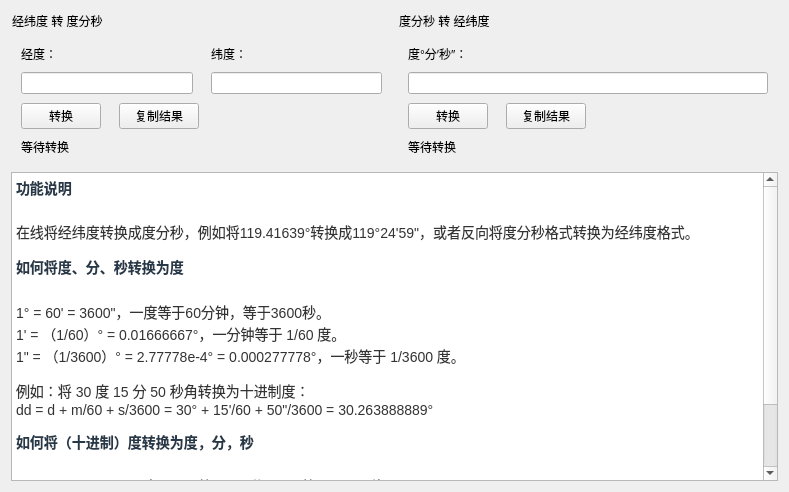
<?xml version="1.0" encoding="UTF-8"?>
<ui version="4.0">
 <class>WidgetFormatPos</class>
 <widget class="QWidget" name="WidgetFormatPos">
  <property name="geometry">
   <rect>
    <x>0</x>
    <y>0</y>
    <width>789</width>
    <height>492</height>
   </rect>
  </property>
  <property name="windowTitle">
   <string>Form</string>
  </property>
  <layout class="QGridLayout" name="gridLayout_5">
   <item row="0" column="0">
    <widget class="QWidget" name="widgetFormatPosA" native="true">
     <layout class="QGridLayout" name="gridLayout_3">
      <property name="leftMargin">
       <number>1</number>
      </property>
      <property name="topMargin">
       <number>1</number>
      </property>
      <property name="rightMargin">
       <number>1</number>
      </property>
      <property name="bottomMargin">
       <number>1</number>
      </property>
      <property name="spacing">
       <number>6</number>
      </property>
      <item row="0" column="0">
       <widget class="QLabel" name="lbFormatPosTitleA">
        <property name="text">
         <string>经纬度 转 度分秒</string>
        </property>
       </widget>
      </item>
      <item row="1" column="0">
       <layout class="QGridLayout" name="gridLayout">
        <property name="leftMargin">
         <number>9</number>
        </property>
        <property name="topMargin">
         <number>9</number>
        </property>
        <property name="rightMargin">
         <number>9</number>
        </property>
        <property name="bottomMargin">
         <number>9</number>
        </property>
        <property name="horizontalSpacing">
         <number>18</number>
        </property>
        <property name="verticalSpacing">
         <number>9</number>
        </property>
        <item row="0" column="0">
         <layout class="QVBoxLayout" name="verticalLayout">
          <property name="spacing">
           <number>9</number>
          </property>
          <item>
           <widget class="QLabel" name="label_2">
            <property name="text">
             <string>经度：</string>
            </property>
            <property name="title_b2" stdset="0">
             <bool>false</bool>
            </property>
           </widget>
          </item>
          <item>
           <widget class="QLineEdit" name="tbLongitude">
            <property name="focusPolicy">
             <enum>Qt::FocusPolicy::ClickFocus</enum>
            </property>
            <property name="contextMenuPolicy">
             <enum>Qt::ContextMenuPolicy::NoContextMenu</enum>
            </property>
           </widget>
          </item>
         </layout>
        </item>
        <item row="0" column="1">
         <layout class="QVBoxLayout" name="verticalLayout_2">
          <property name="spacing">
           <number>9</number>
          </property>
          <item>
           <widget class="QLabel" name="label_3">
            <property name="text">
             <string>纬度：</string>
            </property>
            <property name="title_b2" stdset="0">
             <bool>false</bool>
            </property>
           </widget>
          </item>
          <item>
           <widget class="QLineEdit" name="tbLatitude">
            <property name="focusPolicy">
             <enum>Qt::FocusPolicy::ClickFocus</enum>
            </property>
            <property name="contextMenuPolicy">
             <enum>Qt::ContextMenuPolicy::NoContextMenu</enum>
            </property>
           </widget>
          </item>
         </layout>
        </item>
        <item row="1" column="0" colspan="2">
         <layout class="QHBoxLayout" name="horizontalLayout">
          <property name="spacing">
           <number>18</number>
          </property>
          <item>
           <widget class="QPushButton" name="btnFormat2dms">
            <property name="focusPolicy">
             <enum>Qt::FocusPolicy::ClickFocus</enum>
            </property>
            <property name="text">
             <string>转换</string>
            </property>
            <property name="Ok" stdset="0">
             <bool>true</bool>
            </property>
           </widget>
          </item>
          <item>
           <widget class="QPushButton" name="btnCopyPos">
            <property name="focusPolicy">
             <enum>Qt::FocusPolicy::ClickFocus</enum>
            </property>
            <property name="text">
             <string>复制结果</string>
            </property>
            <property name="Cancel" stdset="0">
             <bool>true</bool>
            </property>
           </widget>
          </item>
          <item>
           <spacer name="horizontalSpacer">
            <property name="orientation">
             <enum>Qt::Orientation::Horizontal</enum>
            </property>
            <property name="sizeHint" stdset="0">
             <size>
              <width>40</width>
              <height>20</height>
             </size>
            </property>
           </spacer>
          </item>
         </layout>
        </item>
        <item row="2" column="0" colspan="2">
         <widget class="QLabel" name="lbFormatPosResultA">
          <property name="text">
           <string>等待转换</string>
          </property>
         </widget>
        </item>
       </layout>
      </item>
     </layout>
    </widget>
   </item>
   <item row="0" column="1">
    <widget class="QWidget" name="widgetFormatPosB" native="true">
     <layout class="QGridLayout" name="gridLayout_4">
      <property name="leftMargin">
       <number>1</number>
      </property>
      <property name="topMargin">
       <number>1</number>
      </property>
      <property name="rightMargin">
       <number>1</number>
      </property>
      <property name="bottomMargin">
       <number>1</number>
      </property>
      <property name="horizontalSpacing">
       <number>6</number>
      </property>
      <item row="0" column="0">
       <widget class="QLabel" name="lbFormatPosTitleB">
        <property name="text">
         <string>度分秒 转 经纬度</string>
        </property>
       </widget>
      </item>
      <item row="1" column="0">
       <layout class="QGridLayout" name="gridLayout_2">
        <property name="leftMargin">
         <number>9</number>
        </property>
        <property name="topMargin">
         <number>9</number>
        </property>
        <property name="rightMargin">
         <number>9</number>
        </property>
        <property name="bottomMargin">
         <number>9</number>
        </property>
        <property name="spacing">
         <number>9</number>
        </property>
        <item row="0" column="0">
         <layout class="QVBoxLayout" name="verticalLayout_3">
          <item>
           <widget class="QLabel" name="label_6">
            <property name="text">
             <string>度°分′秒″：</string>
            </property>
            <property name="title_b2" stdset="0">
             <bool>false</bool>
            </property>
           </widget>
          </item>
          <item>
           <widget class="QLineEdit" name="tbdms">
            <property name="focusPolicy">
             <enum>Qt::FocusPolicy::ClickFocus</enum>
            </property>
            <property name="contextMenuPolicy">
             <enum>Qt::ContextMenuPolicy::NoContextMenu</enum>
            </property>
            <property name="text">
             <string/>
            </property>
           </widget>
          </item>
         </layout>
        </item>
        <item row="1" column="0">
         <layout class="QHBoxLayout" name="horizontalLayout_2">
          <property name="spacing">
           <number>18</number>
          </property>
          <item>
           <widget class="QPushButton" name="btnformat2pos">
            <property name="focusPolicy">
             <enum>Qt::FocusPolicy::ClickFocus</enum>
            </property>
            <property name="text">
             <string>转换</string>
            </property>
            <property name="Ok" stdset="0">
             <bool>true</bool>
            </property>
           </widget>
          </item>
          <item>
           <widget class="QPushButton" name="btnCopyDms">
            <property name="focusPolicy">
             <enum>Qt::FocusPolicy::ClickFocus</enum>
            </property>
            <property name="text">
             <string>复制结果</string>
            </property>
            <property name="Cancel" stdset="0">
             <bool>true</bool>
            </property>
           </widget>
          </item>
          <item>
           <spacer name="horizontalSpacer_2">
            <property name="orientation">
             <enum>Qt::Orientation::Horizontal</enum>
            </property>
            <property name="sizeHint" stdset="0">
             <size>
              <width>40</width>
              <height>20</height>
             </size>
            </property>
           </spacer>
          </item>
         </layout>
        </item>
        <item row="2" column="0">
         <widget class="QLabel" name="lbFormatPosResultB">
          <property name="text">
           <string>等待转换</string>
          </property>
         </widget>
        </item>
       </layout>
      </item>
     </layout>
    </widget>
   </item>
   <item row="1" column="0" colspan="2">
    <widget class="QTextBrowser" name="textBrowser">
     <property name="focusPolicy">
      <enum>Qt::FocusPolicy::ClickFocus</enum>
     </property>
     <property name="contextMenuPolicy">
      <enum>Qt::ContextMenuPolicy::NoContextMenu</enum>
     </property>
     <property name="html">
      <string>&lt;!DOCTYPE HTML PUBLIC &quot;-//W3C//DTD HTML 4.0//EN&quot; &quot;http://www.w3.org/TR/REC-html40/strict.dtd&quot;&gt;
&lt;html&gt;&lt;head&gt;&lt;meta name=&quot;qrichtext&quot; content=&quot;1&quot; /&gt;&lt;meta charset=&quot;utf-8&quot; /&gt;&lt;style type=&quot;text/css&quot;&gt;
p, li { white-space: pre-wrap; }
hr { height: 1px; border-width: 0; }
li.unchecked::marker { content: &quot;\2610&quot;; }
li.checked::marker { content: &quot;\2612&quot;; }
&lt;/style&gt;&lt;/head&gt;&lt;body style=&quot; font-family:'Microsoft YaHei UI'; font-size:9pt; font-weight:400; font-style:normal;&quot;&gt;
&lt;h3 style=&quot; margin-top:0px; margin-bottom:0px; margin-left:0px; margin-right:0px; -qt-block-indent:0; text-indent:0px; line-height:143%;&quot;&gt;&lt;span style=&quot; font-family:'Helvetica Neue','Helvetica','Arial','PingFang SC','Hiragino Sans GB','Microsoft YaHei','WenQuanYi Micro Hei','sans-serif','monospace'; font-size:large; font-weight:700; color:#273849;&quot;&gt;功能说明&lt;/span&gt;&lt;/h3&gt;
&lt;p style=&quot; margin-top:13px; margin-bottom:13px; margin-left:0px; margin-right:0px; -qt-block-indent:0; text-indent:0px;&quot;&gt;&lt;span style=&quot; font-family:'Helvetica Neue','Helvetica','Arial','PingFang SC','Hiragino Sans GB','Microsoft YaHei','WenQuanYi Micro Hei','sans-serif','monospace'; font-size:14px; color:#333333;&quot;&gt;在线将经纬度转换成度分秒，例如将119.41639°转换成119°24'59&amp;quot;，或者反向将度分秒格式转换为经纬度格式。&lt;/span&gt;&lt;/p&gt;
&lt;h3 style=&quot; margin-top:0px; margin-bottom:0px; margin-left:0px; margin-right:0px; -qt-block-indent:0; text-indent:0px; line-height:143%;&quot;&gt;&lt;span style=&quot; font-family:'Helvetica Neue','Helvetica','Arial','PingFang SC','Hiragino Sans GB','Microsoft YaHei','WenQuanYi Micro Hei','sans-serif','monospace'; font-size:large; font-weight:700; color:#273849;&quot;&gt;如何将度、分、秒转换为度&lt;/span&gt;&lt;/h3&gt;
&lt;p style=&quot; margin-top:13px; margin-bottom:0px; margin-left:0px; margin-right:0px; -qt-block-indent:0; text-indent:0px;&quot;&gt;&lt;span style=&quot; font-family:'Helvetica Neue','Helvetica','Arial','PingFang SC','Hiragino Sans GB','Microsoft YaHei','WenQuanYi Micro Hei','sans-serif','monospace'; font-size:14px; color:#333333;&quot;&gt;1° = 60' = 3600&amp;quot;，一度等于60分钟，等于3600秒。&lt;/span&gt;&lt;/p&gt;
&lt;p style=&quot; margin-top:0px; margin-bottom:0px; margin-left:0px; margin-right:0px; -qt-block-indent:0; text-indent:0px;&quot;&gt;&lt;span style=&quot; font-family:'Helvetica Neue','Helvetica','Arial','PingFang SC','Hiragino Sans GB','Microsoft YaHei','WenQuanYi Micro Hei','sans-serif','monospace'; font-size:14px; color:#333333;&quot;&gt;1' = （1/60）° = 0.01666667°，一分钟等于 1/60 度。&lt;/span&gt;&lt;/p&gt;
&lt;p style=&quot; margin-top:0px; margin-bottom:13px; margin-left:0px; margin-right:0px; -qt-block-indent:0; text-indent:0px;&quot;&gt;&lt;span style=&quot; font-family:'Helvetica Neue','Helvetica','Arial','PingFang SC','Hiragino Sans GB','Microsoft YaHei','WenQuanYi Micro Hei','sans-serif','monospace'; font-size:14px; color:#333333;&quot;&gt;1&amp;quot; = （1/3600）° = 2.77778e-4° = 0.000277778°，一秒等于 1/3600 度。&lt;/span&gt;&lt;/p&gt;
&lt;p style=&quot; margin-top:13px; margin-bottom:0px; margin-left:0px; margin-right:0px; -qt-block-indent:0; text-indent:0px;&quot;&gt;&lt;span style=&quot; font-family:'Helvetica Neue','Helvetica','Arial','PingFang SC','Hiragino Sans GB','Microsoft YaHei','WenQuanYi Micro Hei','sans-serif','monospace'; font-size:14px; color:#333333;&quot;&gt;例如：将 30 度 15 分 50 秒角转换为十进制度：&lt;/span&gt;&lt;/p&gt;
&lt;p style=&quot; margin-top:0px; margin-bottom:13px; margin-left:0px; margin-right:0px; -qt-block-indent:0; text-indent:0px;&quot;&gt;&lt;span style=&quot; font-family:'Helvetica Neue','Helvetica','Arial','PingFang SC','Hiragino Sans GB','Microsoft YaHei','WenQuanYi Micro Hei','sans-serif','monospace'; font-size:14px; color:#333333;&quot;&gt;dd = d + m/60 + s/3600 = 30° + 15'/60 + 50&amp;quot;/3600 = 30.263888889°&lt;/span&gt;&lt;/p&gt;
&lt;h3 style=&quot; margin-top:0px; margin-bottom:0px; margin-left:0px; margin-right:0px; -qt-block-indent:0; text-indent:0px; line-height:143%;&quot;&gt;&lt;span style=&quot; font-family:'Helvetica Neue','Helvetica','Arial','PingFang SC','Hiragino Sans GB','Microsoft YaHei','WenQuanYi Micro Hei','sans-serif','monospace'; font-size:large; font-weight:700; color:#273849;&quot;&gt;如何将（十进制）度转换为度，分，秒&lt;/span&gt;&lt;/h3&gt;
&lt;p style=&quot; margin-top:13px; margin-bottom:0px; margin-left:0px; margin-right:0px; -qt-block-indent:0; text-indent:0px;&quot;&gt;&lt;span style=&quot; font-family:'Helvetica Neue','Helvetica','Arial','PingFang SC','Hiragino Sans GB','Microsoft YaHei','WenQuanYi Micro Hei','sans-serif','monospace'; font-size:14px; color:#333333;&quot;&gt;1° = 60' = 3600&amp;quot;，一度 （°） 等于 60 分 （'） 等于 3600 秒 （&amp;quot;）。&lt;/span&gt;&lt;/p&gt;
&lt;p style=&quot; margin-top:0px; margin-bottom:0px; margin-left:0px; margin-right:0px; -qt-block-indent:0; text-indent:0px;&quot;&gt;&lt;span style=&quot; font-family:'Helvetica Neue','Helvetica','Arial','PingFang SC','Hiragino Sans GB','Microsoft YaHei','WenQuanYi Micro Hei','sans-serif','monospace'; font-size:14px; color:#333333;&quot;&gt;d = integer(dd)，整数度 （d） 等于十进制度 （dd） 的整数部分。&lt;/span&gt;&lt;/p&gt;
&lt;p style=&quot; margin-top:0px; margin-bottom:0px; margin-left:0px; margin-right:0px; -qt-block-indent:0; text-indent:0px;&quot;&gt;&lt;span style=&quot; font-family:'Helvetica Neue','Helvetica','Arial','PingFang SC','Hiragino Sans GB','Microsoft YaHei','WenQuanYi Micro Hei','sans-serif','monospace'; font-size:14px; color:#333333;&quot;&gt;m = integer((dd - d) × 60)，分钟 （m） 等于十进制度 （dd） 减去整数度 （d） 乘以 60 的整数部分。&lt;/span&gt;&lt;/p&gt;
&lt;p style=&quot; margin-top:0px; margin-bottom:13px; margin-left:0px; margin-right:0px; -qt-block-indent:0; text-indent:0px;&quot;&gt;&lt;span style=&quot; font-family:'Helvetica Neue','Helvetica','Arial','PingFang SC','Hiragino Sans GB','Microsoft YaHei','WenQuanYi Micro Hei','sans-serif','monospace'; font-size:14px; color:#333333;&quot;&gt;s = (dd - d - m/60) × 3600，秒 （s） 等于十进制度 （dd） 减去整数度 （d） 减去分钟 （m） 除以 60 乘以 3600。&lt;/span&gt;&lt;/p&gt;&lt;/body&gt;&lt;/html&gt;</string>
     </property>
    </widget>
   </item>
  </layout>
 </widget>
 <resources/>
 <connections/>
</ui>
